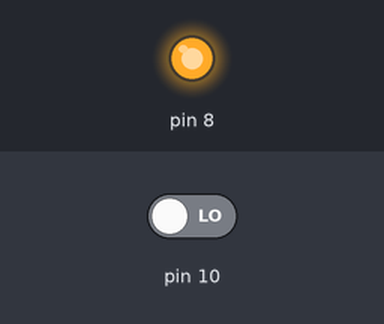
The sketch below on a simulated Arduino Uno, built with avr-gcc and run on an emulated ATmega328P. On the bench: output pins drawn as LEDs (lit = HIGH). The test bench sets the inputs (shaded band); at power-on: pin 10 LOW.

Above: at 1.2 s.
1.3 s: pin 10 driven HIGH
At 2.5 s:
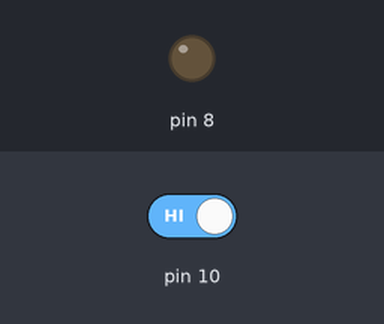
2.8 s: pin 10 driven LOW
At 3.6 s:
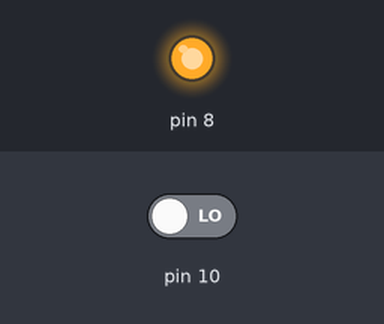
Timing chart, 0 to 5.8 s (numbered marks = the images above; inputs shaded):
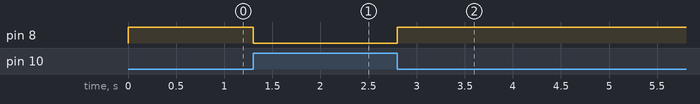

The sketch:

switch.ino
```cpp
void setup() {
 pinMode(10,INPUT);
 pinMode(8,OUTPUT);

}

void loop() {
if(digitalRead(10)==true)

digitalWrite(8,0);

else

digitalWrite(8,1);

}
```

Measured:
- after the input at 1.3 s, pin 8: HIGH → LOW at once
- after the input at 2.8 s, pin 8: LOW → HIGH at once
